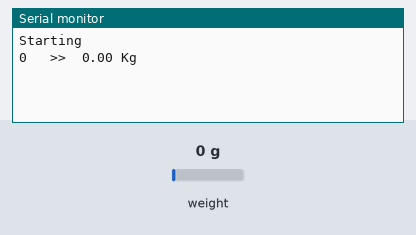
Recording of a sketch running on a simulated Arduino Uno, built with avr-gcc and run on an emulated ATmega328P. Shown: the last lines printed to the serial monitor. The inputs (shaded band) are chosen by the test bench; at power-on: weight on the scale 0 g.

Above: at 2.9 s.
3.0 s: weight on the scale set to 100 g
At 4.3 s:
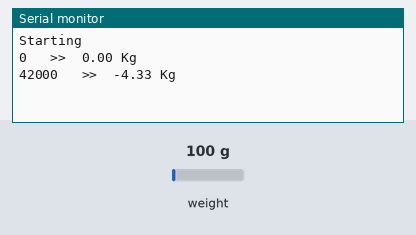
4.5 s: weight on the scale set to 1250 g
At 5.9 s:
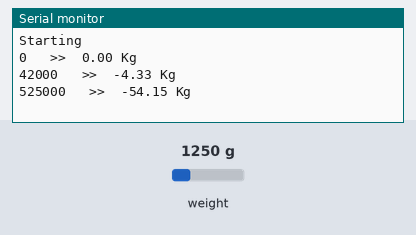
Timing chart, 0 to 7.5 s (numbered marks = the images above; inputs shaded):
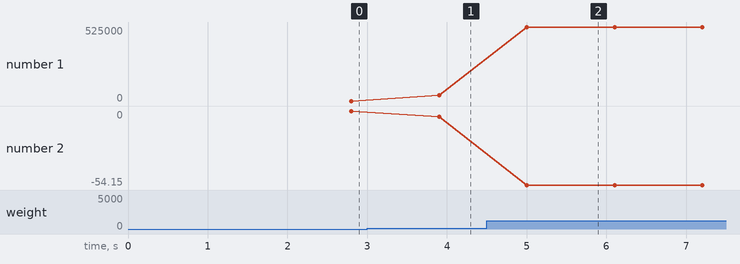

Measured:
- after the input at 3.0 s, the serial monitor: prints a new line after 0.90 s (image 1)
- after the input at 4.5 s, the serial monitor: prints a new line after 0.50 s (image 2)
- plotted number 1: 0 → 42000 after the input at 3.0 s, 42000 → 525000 after the input at 4.5 s
- plotted number 2: 0 → -4.33 after the input at 3.0 s, -4.33 → -54.15 after the input at 4.5 s

The sketch:

HX711.ino
```cpp
#include "HX711.h"

const int DATA = A0;
const int CLK = A1;
HX711 scale;
double W = 0;
long x0=0;
double W0=0;
void setup() {

  Serial.begin(57600);
  scale.begin(DATA, CLK);
  delay(600);
  Serial.println("Starting");
  delay(1000);
  x0 = scale.read();
  W0 = (-0.10314*x0)-14537.77;
}

void loop() {
  delay(1000);
  if (scale.is_ready()) {
    long x = scale.read();
    W = (-0.10314*x)-14537.77-W0;
    Serial.print(x);
    Serial.print("   >>  ");
    Serial.print(W/1000);
    Serial.println(" Kg");
  } else {
    Serial.println("ERROR");
  }
}
```
